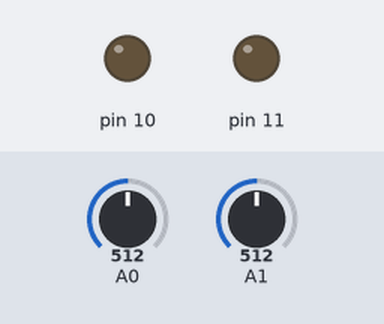
This sketch was run on a simulated Arduino Uno, built with avr-gcc and run on an emulated ATmega328P. Parts: output pins drawn as LEDs (lit = HIGH). The inputs (shaded band) are chosen by the test bench; at power-on: A0 = 512, A1 = 512. What the sketch prints to the serial monitor is not drawn.

Above: at 1.2 s.
1.3 s: A0 set to 716
At 2.1 s:
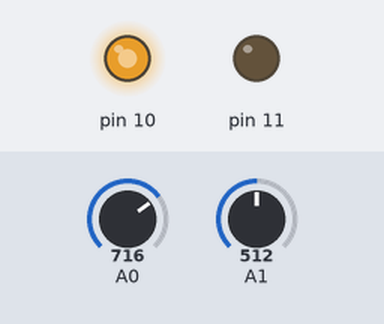
2.8 s: A1 set to 716
At 3.3 s:
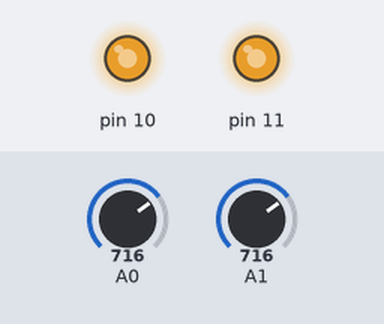
4.3 s: A0 set to 759
At 5.6 s:
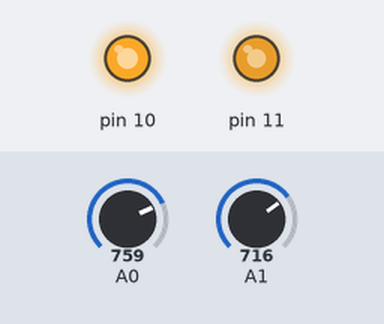
7.3 s: A0 set to 768
At 7.9 s:
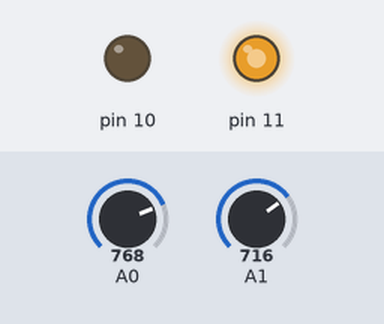
8.8 s: A1 set to 751
At 10.0 s:
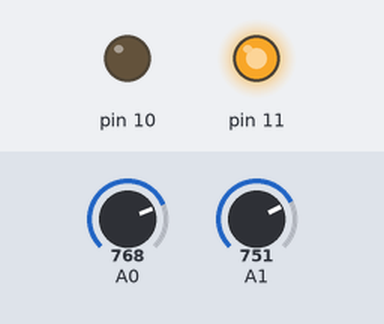
10.3 s: A1 set to 768
At 11.3 s:
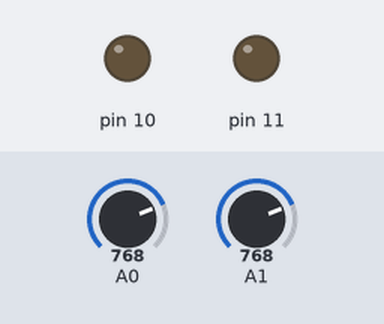
Timing chart, 0 to 12.8 s (numbered marks = the images above; inputs shaded):
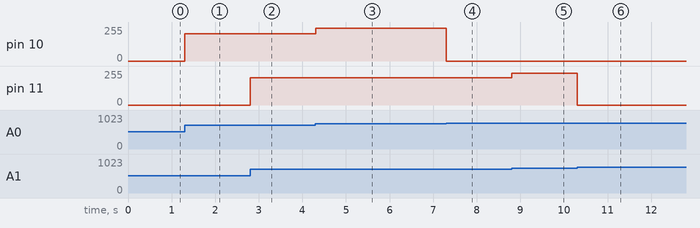

Measured:
- the behaviour switches between 767 and 768 on A0 (found by bisection; images 3 and 4)
- the behaviour switches between 767 and 768 on A1 (found by bisection; images 5 and 6)
- after the input at 1.3 s, pin 10: 0/255 → 204/255 at once
- after the input at 2.8 s, pin 11: 0/255 → 204/255 at once
- after the input at 4.3 s, pin 10: 204/255 → 247/255 at once
- after the input at 7.3 s, pin 10: 247/255 → 0/255 at once
- after the input at 8.8 s, pin 11: 204/255 → 239/255 at once
- after the input at 10.3 s, pin 11: 239/255 → 0/255 at once

The sketch:

atmega8a_pwm_hrad_analog_input.ino
```cpp
void setup() {
  // put your setup code here, to run once:
  Serial.begin(57600);

}

void loop() {
  // put your main code here, to run repeatedly:

  uint8_t a0 = analogRead(A0);
  uint8_t a1 = analogRead(A1);

  analogWrite(10,a0);
  analogWrite(11,a1);

  Serial.print(a0);
  Serial.print(" \t");
  Serial.print(a1);
  Serial.println();


}
```
